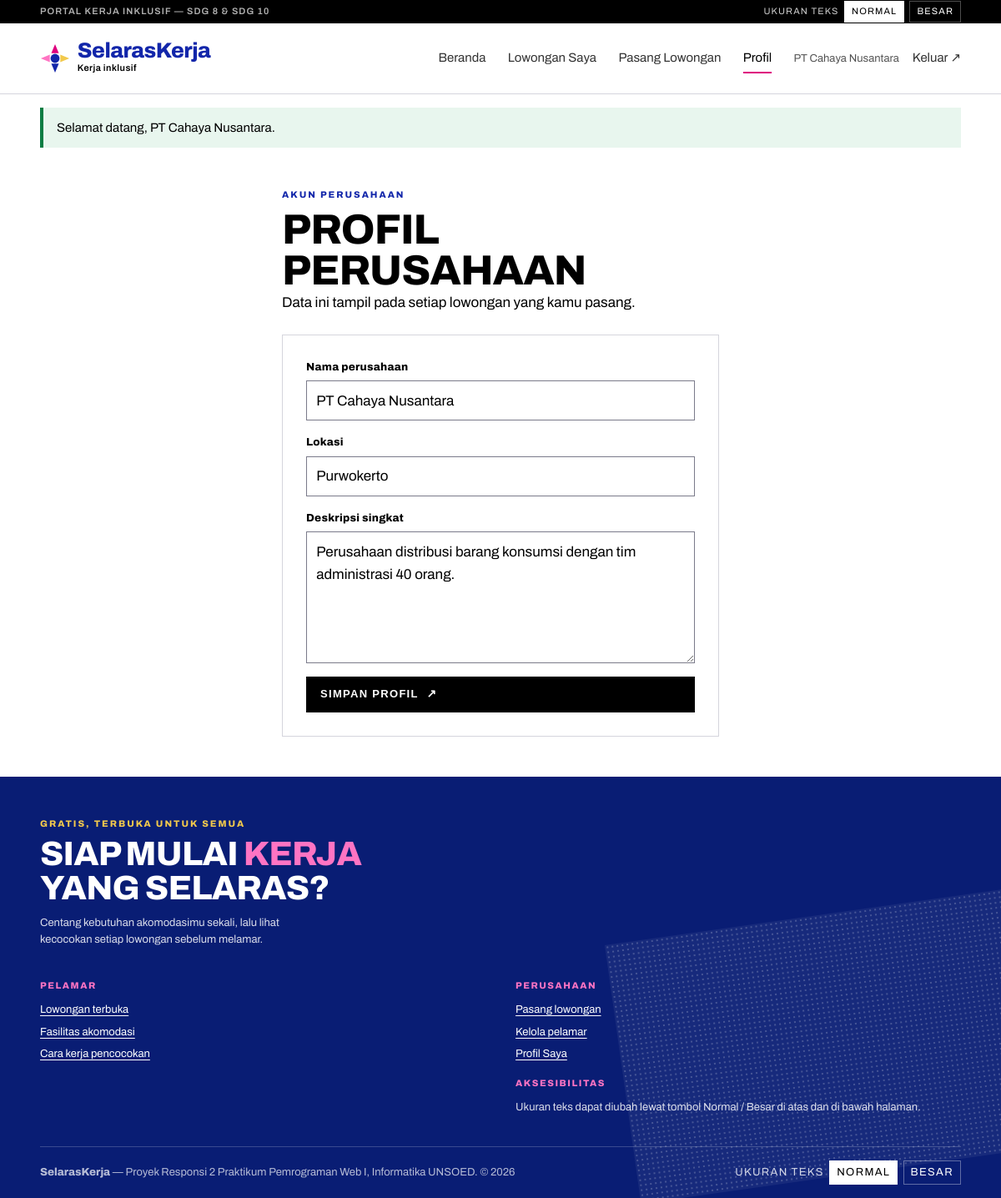
The page /company/profile.php (signed in) on the database its author committed.
### tables this page shows
CREATE TABLE users (
  id INT AUTO_INCREMENT PRIMARY KEY,
  name VARCHAR(100) NOT NULL,
  email VARCHAR(150) NOT NULL UNIQUE,
  password VARCHAR(255) NOT NULL,
  role ENUM('seeker','company') NOT NULL,
  created_at TIMESTAMP NOT NULL DEFAULT CURRENT_TIMESTAMP
);

CREATE TABLE companies (
  id INT AUTO_INCREMENT PRIMARY KEY,
  user_id INT NOT NULL UNIQUE,
  company_name VARCHAR(120) NOT NULL,
  location VARCHAR(120) DEFAULT NULL,
  description TEXT DEFAULT NULL,
  CONSTRAINT fk_co_user FOREIGN KEY (user_id) REFERENCES users(id) ON DELETE CASCADE
);

### helpers/functions.php (called while the page is built, shortened)
<?php
function e(?string $value): string
{
    return htmlspecialchars((string) $value, ENT_QUOTES, 'UTF-8');
}
function u(string $path = ''): string
{
    return APP_URL . $path;
}
function take_flash(): ?array
{
    $f = $_SESSION['flash'] ?? null;
    return $f;
}

### helpers/auth_guard.php (called while the page is built, shortened)
<?php
function auth_user(PDO $pdo): ?array
{
    static $cache = null;
    if ($cache === null) {
        $stmt = $pdo->prepare('SELECT id, name, email, role FROM users WHERE id = ?');
        $stmt->execute([$_SESSION['uid']]);
        $cache = $stmt->fetch() ?: null;
    }
    return $cache;
}
function require_login(PDO $pdo): array
{
    $user = auth_user($pdo);
    return $user;
}
function require_role(PDO $pdo, string $role): array
{
    $user = require_login($pdo);
    return $user;
}
function company_row(PDO $pdo, int $userId): ?array
{
    $stmt = $pdo->prepare('SELECT * FROM companies WHERE user_id = ?');
    $stmt->execute([$userId]);
    return $stmt->fetch() ?: null;
}

### company/profile.php (the view, shortened to what this page needs)
<?php
require_once __DIR__ . '/../includes/bootstrap.php';
$user    = require_role($pdo, 'company');
$company = company_row($pdo, (int) $user['id']);
$form = [
    'company_name' => $company['company_name'] ?? $user['name'],
    'location'     => $company['location'] ?? '',
    'description'  => $company['description'] ?? '',
];
$active    = 'profile';
require __DIR__ . '/../includes/header.php';
?>
<section class="section">
  <div class="wrap narrow">
    <p class="kicker">Akun perusahaan</p>
    <h1 class="section__title">Profil perusahaan</h1>
    <p class="section__lede">Data ini tampil pada setiap lowongan yang kamu pasang.</p>
    <form class="form panel" method="post">
      <div class="field">
        <label for="company_name">Nama perusahaan</label>
        <input id="company_name" name="company_name" type="text" maxlength="120" required value="<?= e($form['company_name']) ?>">
      </div>
      <div class="field">
        <label for="location">Lokasi</label>
        <input id="location" name="location" type="text" maxlength="120" value="<?= e($form['location']) ?>">
      </div>
      <div class="field">
        <label for="description">Deskripsi singkat</label>
        <textarea id="description" name="description" rows="5"><?= e($form['description']) ?></textarea>
      </div>
      <button class="btn" type="submit">Simpan profil <span class="btn__arrow" aria-hidden="true">↗</span></button>
    </form>
  </div>
</section>
<?php require __DIR__ . '/../includes/footer.php'; ?>

### includes/header.php (shortened to what this page needs)
<?php
require_once __DIR__ . '/bootstrap.php';
$user   = auth_user($pdo);
$active = $active ?? '';
$flash  = take_flash();
?>
<!DOCTYPE html>
<html lang="id">
<head>
<link rel="stylesheet" href="<?= u('/public/css/style.css') ?>">
</head>
<body>
<div class="util">
  <div class="wrap util__inner">
    <p class="util__note">Portal kerja inklusif — SDG 8 &amp; SDG 10</p>
    <div class="util__tools">
      <span class="util__label" id="textsize-label">Ukuran teks</span>
      <button type="button" data-text-size="normal" aria-pressed="true" aria-describedby="textsize-label">Normal</button>
      <button type="button" data-text-size="lg" aria-pressed="false" aria-describedby="textsize-label">Besar</button>
    </div>
  </div>
</div>
<header class="site-head">
  <div class="wrap site-head__inner">
    <a class="brand" href="<?= u('/index.php') ?>">
      <svg class="brand__mark" viewBox="0 0 40 40" aria-hidden="true" focusable="false">
        <circle cx="20" cy="20" r="6" fill="#1226aa"/>
        <path d="M20 1l5 12h-10z" fill="#de007e"/>
        <path d="M39 20l-12 5v-10z" fill="#f2c94c"/>
        <path d="M20 39l-5-12h10z" fill="#1226aa"/>
        <path d="M1 20l12-5v10z" fill="#ff74c3"/>
      </svg>
      <span>
        <span class="brand__name">SelarasKerja</span>
        <span class="brand__tag">Kerja inklusif</span>
      </span>
    </a>
    <nav class="nav" id="site-nav" aria-label="Navigasi utama">
      <?php if ($user === null): ?>
        <a href="<?= u('/index.php') ?>" <?= $active === 'home' ? 'aria-current="page"' : '' ?>>Beranda</a>
        <a href="<?= u('/lowongan.php') ?>" <?= ($active ?? '') === 'jobs' ? 'aria-current="page"' : '' ?>>Lowongan</a>
        <a href="<?= u('/index.php') ?>#fasilitas">Fasilitas</a>
        <a href="<?= u('/index.php') ?>#cara-kerja">Cara Kerja</a>
        <div class="nav__actions">
          <a href="<?= u('/auth/login.php') ?>">Masuk</a>
          <a href="<?= u('/auth/register.php') ?>">Daftar <span aria-hidden="true">↗</span></a>
        </div>
      <?php else: ?>
        <a href="<?= u('/index.php') ?>" <?= $active === 'home' ? 'aria-current="page"' : '' ?>>Beranda</a>
        <a href="<?= u('/company/dashboard.php') ?>" <?= $active === 'dash' ? 'aria-current="page"' : '' ?>>Lowongan Saya</a>
        <a href="<?= u('/company/job_form.php') ?>" <?= $active === 'new' ? 'aria-current="page"' : '' ?>>Pasang Lowongan</a>
        <a href="<?= u('/company/profile.php') ?>" <?= $active === 'profile' ? 'aria-current="page"' : '' ?>>Profil</a>
        <div class="nav__actions">
          <span class="nav__user"><?= e($user['name']) ?></span>
          <a href="<?= u('/auth/logout.php') ?>">Keluar <span aria-hidden="true">↗</span></a>
        </div>
      <?php endif; ?>
    </nav>
  </div>
</header>
<main id="main">
<?php if ($flash): ?>
  <div class="wrap">
    <p class="alert alert--<?= $flash['type'] === 'ok' ? 'ok' : 'err' ?>" role="status"><?= e($flash['message']) ?></p>
  </div>
<?php endif; ?>

### rows shown on the page
users: name "PT Cahaya Nusantara"
companies: company_name "PT Cahaya Nusantara", location "Purwokerto", description "Perusahaan distribusi barang konsumsi dengan tim administrasi 40 orang."

### other values the page prints
$flash['message'] "Selamat datang, PT Cahaya Nusantara."
